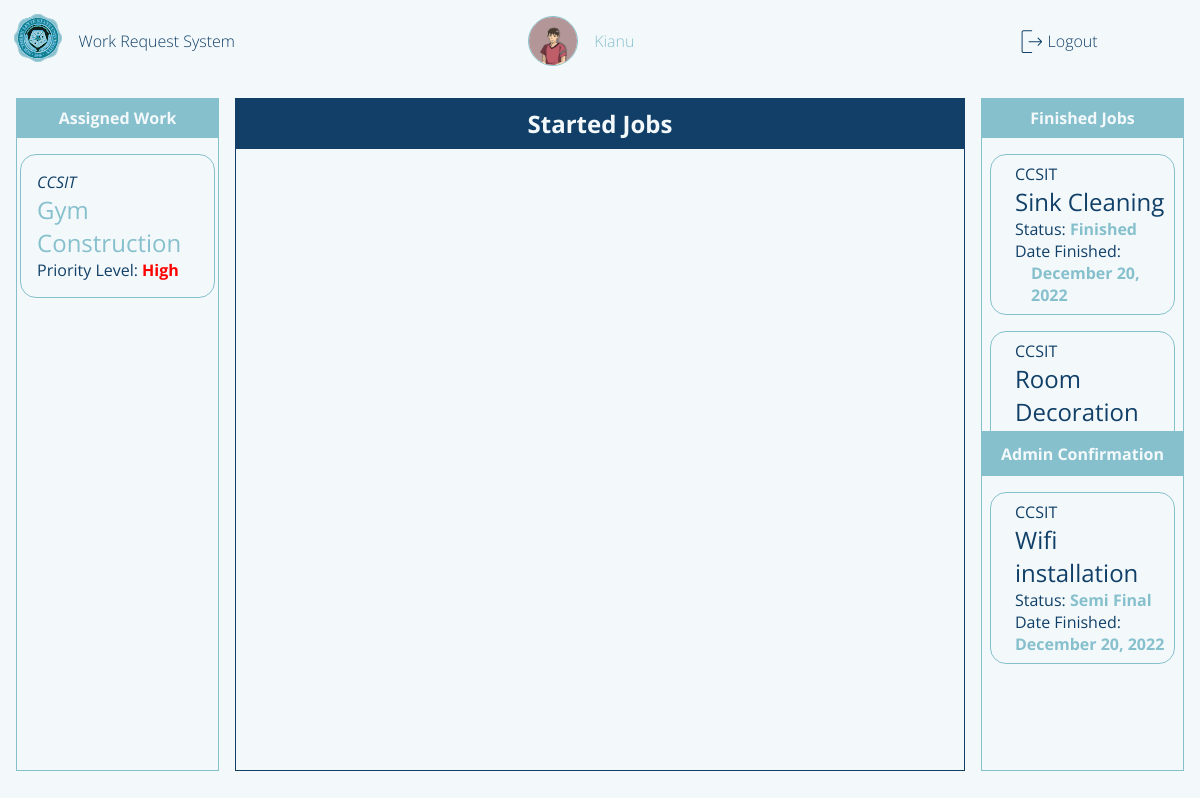
The page /staffPage (signed in) on the database its author committed.
### flaskApp/models.py (models this page shows, shortened)
class User(db.Model, UserMixin):
	__tablename__ = 'user'
	id = db.Column(db.Integer, primary_key=True)
	userName = db.Column(db.String(20), unique=True, nullable=False)
	userType = db.Column(db.String(20), default='Admin')
	passWord = db.Column(db.String(60), nullable=False)
	profilePicture = db.Column(db.String(60), default='dafault.png')
	requestForm = db.relationship('UserRequestForm', backref='user')
	userStaffExtension = db.relationship('StaffExtension', backref='staffExtension', uselist=False)

class UserRequestForm(db.Model):
	__tablename__ = 'userRequestForm'
	id = db.Column(db.Integer, primary_key=True)
	requestorName = db.Column(db.String(500), nullable=False)
	requestTitle = db.Column(db.String(500), nullable=False)
	requestedWork = db.Column(db.String(500), nullable=False)
	roomNumber = db.Column(db.String(20), nullable=False)
	avilabilityOfMaterials = db.Column(db.String(10), nullable=False)
	priorityLevel = db.Column(db.Integer, default=0) # change this to integer in the future 0 - pending 1 - high 2 - medium 3 - low
	status = db.Column(db.String(20), default='Pending')
	dateApproved = db.Column(DateTime, default=datetime.now(), nullable=False)
	dateLimit = db.Column(DateTime, default=datetime.now(), nullable=False)
	requestFormId = db.Column(db.Integer, db.ForeignKey('user.id'))
	requestRating = db.Column(db.Integer, default=0) # this is where a rating will be recorded
	assignedStaff = db.Column(db.Integer, db.ForeignKey('userstaff.id'))

### flaskApp/routes.py (the view)
@app.route('/staffPage', methods=['GET', 'POST'])
def staffPage():
	if current_user.is_authenticated == False:
		return redirect(url_for('loginPage'))
	userStaffAssigned = StaffExtension.query.filter_by(staffName=current_user.userName).first()
	user = StaffExtension.query.filter_by(staffId=current_user.id).first()
	profileImage = url_for('static', filename='profilePic/'+current_user.profilePicture)
	return render_template('staffDashboard.html', title='Staff Page', user=current_user.userName, userStaff=user, profileImage=profileImage, userStaffAssigned=userStaffAssigned.staffAssignment)

### flaskApp/models.py (called while the page is built)
@loginManager.user_loader
def loadUser(userId):
	return User.query.get(int(userId))

### flaskApp/templates/staffDashboard.html (shortened to what this page needs)
{% extends "layout.html" %}
{% block content %}
<main class="content-main">
		<section class="header">
			Started Jobs
		</section>
		<section class="body">
		</section>
</main>
<section class="content-left">
	<section class="header">Assigned Work</section>
	<section class="main">
		{% for assigned in userStaffAssigned %}
			{% if assigned.status != 'OnGoing' and assigned.status != 'Finished' and assigned.status != 'Semi Final'%}
			<div class="content-left-items">
				<section class="req-name">
					{{ assigned.requestorName }}
				</section>
				<section class="req-title">
					<a href="{{ url_for('staffOngoingPage', name=assigned.requestorName, idNum=assigned.id) }}">{{ assigned.requestTitle }}</a>
				</section>
				<section class="req-status">
					{% if assigned.priorityLevel == 1 %}
						<span>Priority Level: <i style="color:red;">High</i></span>
					{% elif assigned.priorityLevel == 2 %}
						<span>Priority Level: <i style="color:orange;">Medium</i></span>
					{% elif assigned.priorityLevel == 3 %}
						<span>Priority Level: <i style="color:green;">Low</i></span>
					{% endif %}
				</section>
			</div>
			{% endif %}
		{% endfor %}
	</section>
	<section class="footer">Foot</section>
</section>
<section class="content-right">
	<section class="header">Finished Jobs</section>
	<section class="main semi-final">
		{% for assigned in userStaffAssigned %}
			{% if assigned.status == 'Finished'%}
				<div class="content-finished">
					<section class="finished-header">
						{{ assigned.requestorName }}
					</section>
					<section class="finished-main">
						{{ assigned.requestTitle }}
					</section>
					<section class="finished-footer">
						<i>Status: </i>
						<i>{{ assigned.status }}</i>
					</section>
					<section class="finished-footer2">
						<i>Date Finished: </i>
						<i>{{ assigned.dateApproved.strftime("%B %d, %Y") }}</i>
					</section>
				</div>
			{% endif %}
		{% endfor %}
	</section>
	<section class="header2">Admin Confirmation</section>
	<section class="finished">
		{% for assigned in userStaffAssigned %}
			{% if assigned.status == 'Semi Final'%}
				<div class="content-finished">
					<section class="finished-header">
						{{ assigned.requestorName }}
					</section>
					<section class="finished-main">
						{{ assigned.requestTitle }}
					</section>
					<section class="finished-footer">
						<i>Status: </i>
						<i>{{ assigned.status }}</i>
					</section>
					<section class="finished-footer">
						<i>Date Finished: </i>
						<i>{{ assigned.dateApproved.strftime("%B %d, %Y") }}</i>
					</section>
				</div>
			{% endif %}
		{% endfor %}
	</section>
</section>
<footer class="content-footer">
</footer>
{% endblock content %}

### flaskApp/templates/layout.html (shortened to what this page needs)
<!DOCTYPE html>
<html>
<head>
    {% if title == 'Login Page'%}
    	<link rel="stylesheet" type="text/css" href="{{ url_for('static', filename='login.css') }}">
    {% elif title == 'Admin Page'%}
    	<link rel="stylesheet" type="text/css" href="{{ url_for('static', filename='adminDashboard.css') }}">
    {% elif title == 'Requestor Page'%}
        <link rel="stylesheet" type="text/css" href="{{ url_for('static', filename='requestorDashboard.css') }}">
    {% elif title == 'Staff Page'%}
        <link rel="stylesheet" type="text/css" href="{{ url_for('static', filename='staffDashboard.css') }}">
    {% elif title == 'Admin Approval Page'%}
        <link rel="stylesheet" type="text/css" href="{{ url_for('static', filename='adminApproval.css') }}">
    {% elif title == 'Staff Ongoing Page'%}
        <link rel="stylesheet" type="text/css" href="{{ url_for('static', filename='staffOngoing.css') }}">
    {% elif title == 'Profile Page'%}
        <link rel="stylesheet" type="text/css" href="{{ url_for('static', filename='profilePage.css') }}">
    {% endif%}
</head>
<body>
	<div class="container">
        {% if title != 'Login Page'%}
        <header class="content-header">
            <div class="img-box">
                <img class="logo_slsu" src="{{ url_for('static', filename='img/logo_slsu.svg') }}">
            </div>
            {% if title == 'Admin Page'%}
                <section class="header-title">
                    <a href="{{ url_for('adminPage') }}">Work Request System</a>
                </section>
                <section class="header-user">
                    <img class='profile-picture'src="{{ profileImage }}">
                    <a href="{{ url_for('profilePage') }}">{{ user }}</a>
                </section>
            {% elif title == 'Staff Page' %}
                <section class="header-title">
                    <a href="{{ url_for('staffPage') }}">Work Request System</a>
                </section>
                <section class="header-user">
               <img class='profile-picture'src="{{ profileImage }}">
                   <a href="{{ url_for('profilePage') }}">{{ user }}</a>
                </section>
            {% endif %}
            <div class="header-profile">
                {% if current_user.is_authenticated == True %}
                <img src="{{ url_for('static', filename='img/logout.svg') }}">
                <a href="{{ url_for('logout') }}">Logout</a>
                {% endif %}
            </div>
        </header>
        {% endif%}
		{% block content %}{% endblock content %}
	</div>
</body>
</html>

### flaskApp/static/staffDashboard.css (style rules this page uses)
body { background: var(--white); }
.container { margin: 0; display: grid; height: 100vh; grid-template-columns: 0.3fr 1fr 0.3fr; grid-template-rows: 0fr 1fr 0.02fr; grid-gap: 1rem; grid-template-areas: 'h h h' 'l m r' 'f f f'; }
.content-header { grid-area: h; display: flex; flex-direction: row; align-items: center; padding: var(--fn-small); }
.img-box { flex-grow: 0; }
.header-title { flex-grow: 0; margin-left: 1rem; }
.header-title a { font-size: var(--fn-regular); font-weight: lighter; color: var(--blue); }
.header-user { flex-grow: 1; font-size: var(--fn-regular); font-weight: lighter; color: var(--blue); }
.header-profile { flex-grow: 0.3; }
.header-profile a { font-size: var(--fn-regular); font-weight: lighter; color: var(--blue); }
.content-main { grid-area: m; border: 1px solid var(--blue); color: var(--blue); display: flex; flex-direction: column; }
.content-main .header { flex-grow: 0; border-bottom: 1px solid var(--blue); padding: 0.5rem 0rem 0.5rem 0rem; text-align: center; font-size: var(--fn-medium); font-weight: bold; color: var(--white); background-color: var(--blue); }
.content-main .body { flex-grow: 1; display: flex; flex-direction: column; overflow: scroll; align-items: center; height: 1rem; }
.content-left { grid-area: l; border: 1px solid var(--blueGreen); color: var(--white); display: flex; flex-direction: column; margin-left: 1rem; }
.content-left .header { flex-grow: 0; border-bottom: 1px solid var(--blueGreen); text-align: center; padding: 0.5rem; font-size: var(--fn-regular); font-weight: lighter; color: var(--white); background-color: var(--blueGreen); font-weight: bold; }
.content-left .main { flex-grow: 1; height: 1rem; display: flex; flex-direction: column; align-items: center; color: var(--blue); }
.content-left .footer { flex-grow: 0; }
.content-left-items { border: 1px solid var(--blueGreen); border-radius: 1rem; width: 80%; display: flex; flex-direction: column; padding: 1rem; margin-top: 1rem; background-color: var(--white); }
.content-left-items section:first-child { font-style: italic; }
.content-left-items section:nth-child(2) { font-size: var(--fn-medium); }
.content-left-items section:nth-child(3) i { font-weight: bold; }
.content-right { grid-area: r; border: 1px solid var(--blueGreen); margin-right: 1rem; color: var(--blue); display: flex; flex-direction: column; }
.content-right .header { flex-grow: 0; border-bottom: 1px solid var(--blueGreen); color: var(--white); background-color: var(--blueGreen); text-align: center; padding: 0.5rem; font-weight: bold; }
.content-right .main { flex-grow: 1; height: 0rem; display: flex; flex-direction: column; overflow: scroll; }
.content-finished { border: 1px solid var(--blueGreen); margin: 1rem 0.5rem 0rem 0.5rem; padding: 0.5rem; border-radius: 1rem; }
.content-finished .finished-header { margin-left: 1rem; }
.content-finished .finished-main { font-size: var(--fn-medium); margin-left: 1rem; }
.content-finished .finished-footer { margin-left: 1rem; }
.content-finished .finished-footer i:last-child { font-weight: bold; color: var(--blueGreen); }
.content-finished .finished-footer2 { margin-left: 1rem; display: flex; flex-direction: column; }
.content-finished .finished-footer2 i:last-child { margin-left: 1rem; font-weight: bold; color: var(--blueGreen); }
.content-right .header2 { flex-grow: 0; background-color: var(--blueGreen); padding: 0.7rem; color: var(--white); font-weight: bold; text-align: center; }
.content-right .finished { flex-grow: 1; height: 0rem; display: flex; flex-direction: column; align-items: center; overflow: scroll; }

### rows shown on the page
User: userName "Kianu"
UserRequestForm: requestorName "CCSIT", requestTitle "Gym Construction", shows "Priority Level:", priorityLevel "High"
UserRequestForm: requestorName "CCSIT", requestTitle "Sink Cleaning", status "Finished", dateApproved "December 20, 2022"
UserRequestForm: requestorName "CCSIT", requestTitle "Room Decoration"
UserRequestForm: requestorName "CCSIT", requestTitle "Wifi installation", status "Semi Final", dateApproved "December 20, 2022"
